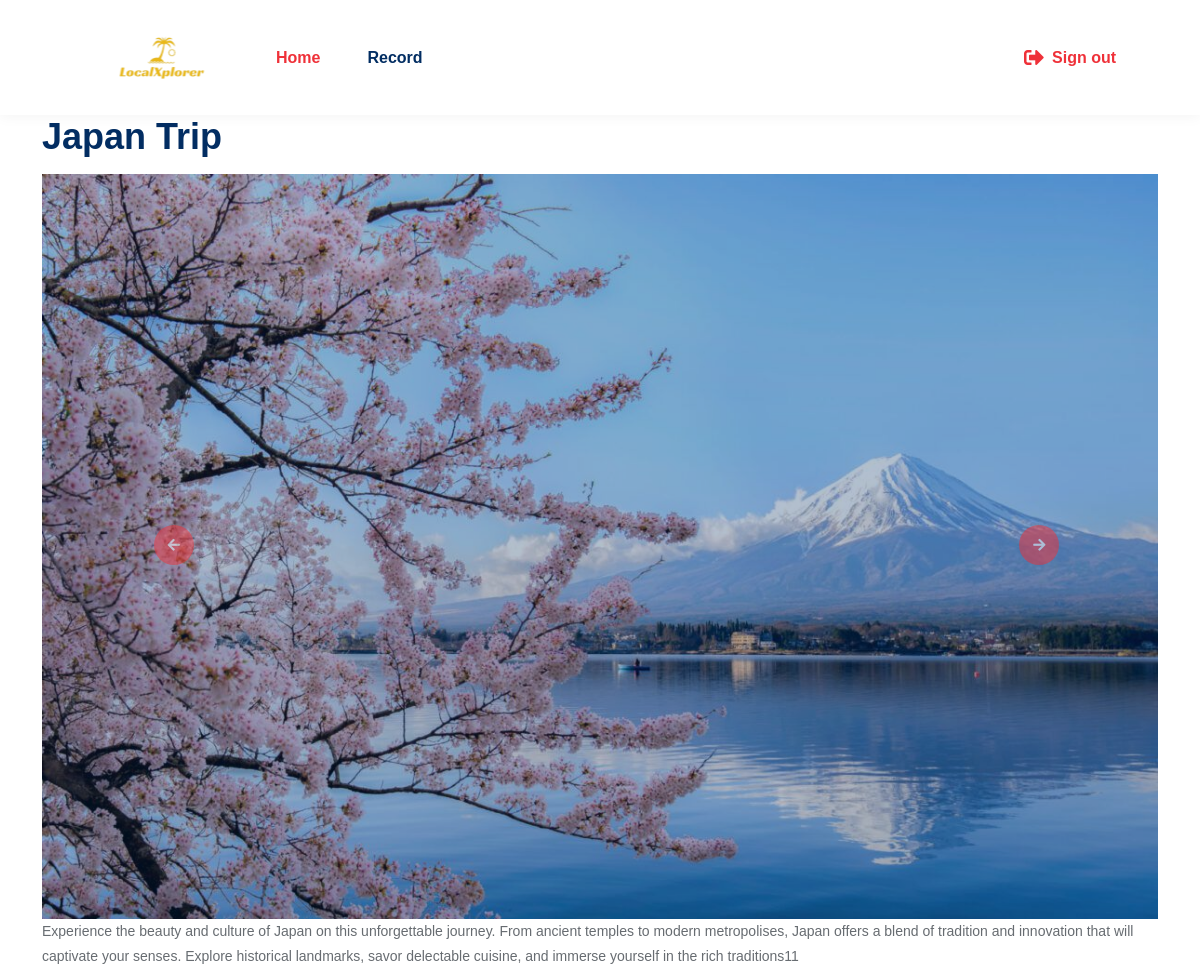
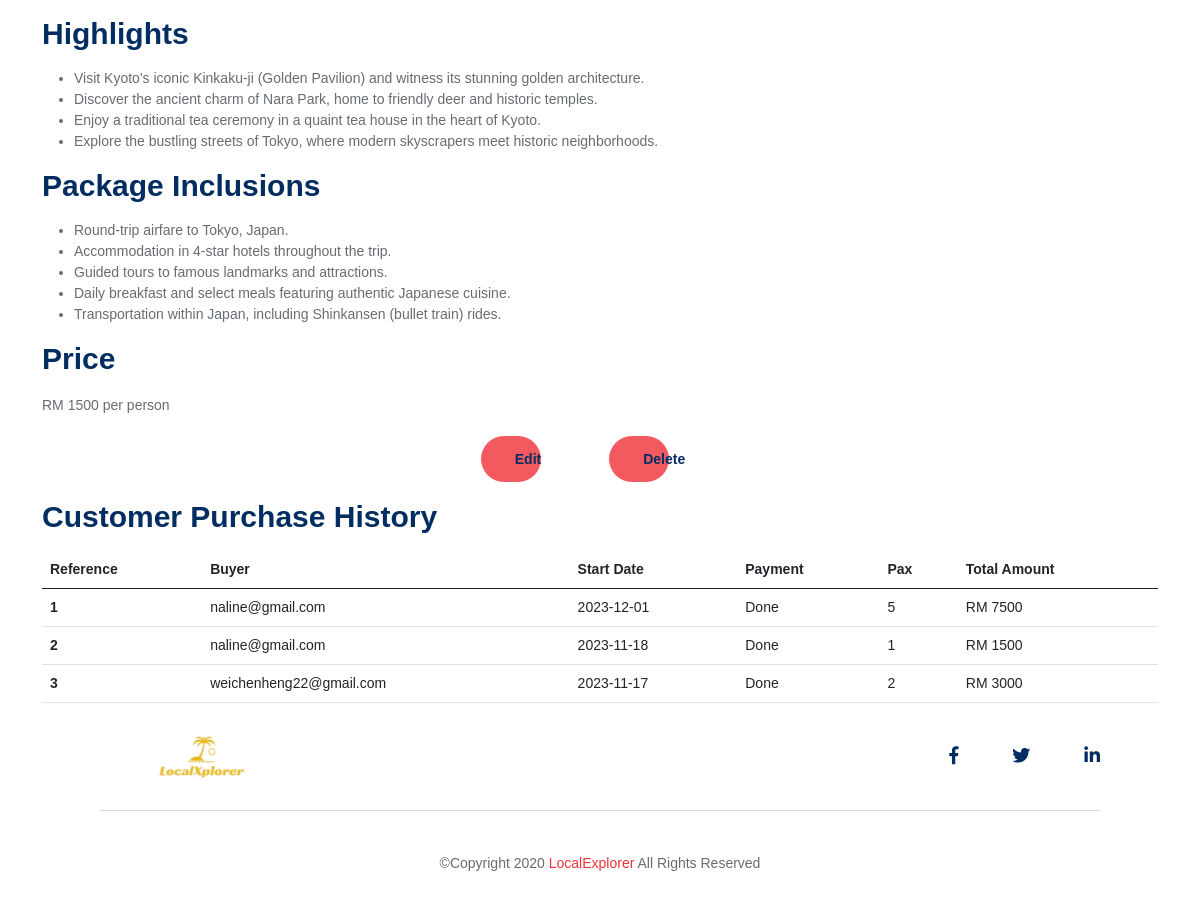
Screenshot of /merchant_product.php?id=8 (signed in) with the database file from the repository (2 pictures, top to bottom).
### tables this page shows
CREATE TABLE `product` (
  `ProductID` int(11) NOT NULL,
  `Name` varchar(50) NOT NULL,
  `Description` varchar(1000) NOT NULL,
  `Highlight` text NOT NULL,
  `Package` text NOT NULL,
  `Price` int(11) NOT NULL,
  `MerchantID` int(11) DEFAULT NULL
);

CREATE TABLE `image` (
  `ImageID` int(11) NOT NULL,
  `Image` text NOT NULL,
  `ProductID` int(11) DEFAULT NULL
);

CREATE TABLE `purchase` (
  `PurchaseID` int(11) NOT NULL,
  `Date` varchar(10) NOT NULL,
  `Total` int(11) NOT NULL,
  `Pax` int(11) NOT NULL,
  `BillDate` varchar(10) NOT NULL,
  `ProductID` int(11) DEFAULT NULL,
  `CustID` int(11) DEFAULT NULL,
  `MerchantID` int(11) DEFAULT NULL
);

CREATE TABLE `customer` (
  `CustID` int(11) NOT NULL,
  `FirstName` varchar(40) NOT NULL,
  `LastName` varchar(15) NOT NULL,
  `Email` varchar(35) NOT NULL,
  `Phone` varchar(11) NOT NULL,
  `Gender` varchar(1) NOT NULL,
  `UserID` int(11) DEFAULT NULL
);

### merchant_product.php (the view, shortened to what this page needs)
<!DOCTYPE html>
<html lang="en">
<head>
    <link rel="stylesheet" href="css/font-awesome/all.min.css" />
    <link rel="stylesheet" href="css/bootstrap/bootstrap.min.css" />
    <link rel="stylesheet" href="css/owl-carousel/owl.carousel.min.css" />
    <link rel="stylesheet" href="css/swiper/swiper.min.css" />
    <link rel="stylesheet" href="css/animate/animate.min.css" />
    <link rel="stylesheet" href="css/style.css" />
</head>
<body>
    <header class="header default">
        <nav class="navbar bg-white navbar-static-top navbar-expand-lg">
            <div class="container-fluid">
                <a class="navbar-brand" href="merchant_product_list.php">
                    <img src="images/logo.svg" style="width:200px;height:75px;">
                </a>
                <div class="navbar-collapse collapse">
                    <ul class="nav navbar-nav">
                        <li class="nav-item active">
                            <a class="nav-link" href="merchant_product_list.php">Home</a>
                        </li>
                        <li class="nav-item">
                            <a class="nav-link" href="purchase_history.php">Record</a>
                        </li>
                    </ul>
                </div>
                <div class="d-none d-sm-flex ms-auto me-5 me-lg-0 pe-4 pe-lg-0">
                    <ul class="nav ms-1 ms-lg-2 align-self-center">
                    <li class="sign_out nav-item pe-4 ">
                            <a class="fw-bold" href="php/functions.php?op=signout"><i class="fas fa-sign-out-alt pe-2"></i>Sign out</a>
                        </li>
                    </ul>
                </div>
            </div>
        </nav>
    </header>
    <section>
        <main>
            <div class="container">
                <div class="package-detail">
                    <div class="package-header">
                        <?php
                            global $dbConnection;
                            $ID = $_GET['id'];
                            $sql = "SELECT Name FROM product WHERE ProductID = $ID";
                            $result = mysqli_query($dbConnection,$sql);
                            if($result){
                                $row = mysqli_fetch_assoc($result);
                                echo "<h2>{$row['Name']}</h2>";
                            }
                        ?>
                        <section class="banner">
                            <div class="swiper-container">
                                <div class="swiper-wrapper h-500 w-100">
                                    <?php
                                        global $dbConnection;
                                        $ID = $_GET['id'];
                                        $sql = "SELECT Image FROM image WHERE ProductID = $ID";
                                        $imageQ = mysqli_query($dbConnection,$sql);
                                        while($image = mysqli_fetch_assoc($imageQ)){
                                            echo "<div class='swiper-slide align-items-center d-flex responsive-overlap-md bg-overlay-black-30'>
                                                <img src='uploads/{$image['Image']}' alt='Card image cap' style='width: 100%; height: 100%;'>
                                            </div>";
                                        }
                                    ?>
                                </div>
                                <div class="swiper-button-prev"><i class="fas fa-arrow-left icon-btn"></i></div>
                                <div class="swiper-button-next"><i class="fas fa-arrow-right icon-btn"></i></div>
                            </div>
                        </section>
                    </div>
                    <div class="package-description">
                        <?php
                            $ID = $_GET['id'];
                            $sql = "SELECT Description FROM product WHERE ProductID=$ID";
                            $descriptionQ = mysqli_query($dbConnection,$sql);
                            if($descriptionQ){
                                $row = mysqli_fetch_assoc($descriptionQ);
                                echo "<p>" . $row['Description'] . "</p>";
                            }
                        ?>
                    </div>
                    <div class="package-highlights">
                        <h3>Highlights</h3>
                        <?php
                            $ID = $_GET['id'];
                            $sql = "SELECT Highlight FROM product WHERE ProductID=$ID";
                            $highlightQ = mysqli_query($dbConnection,$sql);
                            if($highlightQ){
                                $row = mysqli_fetch_assoc($highlightQ);
                                $highlights = explode("\n", $row['Highlight']);
                                echo "<ul>";
                                foreach ($highlights as $highlight) {
                                    $highlight = trim($highlight);
                                    if (!empty($highlight)) {
                                        echo "<li>" . $highlight . "</li>";
                                    }
                                }
                                echo "</ul>";
                            }
                        ?>
                    </div>
                    <div class="package-inclusions">
                        <h3>Package Inclusions</h3>
                        <?php
                            $ID = $_GET['id'];
                            $sql = "SELECT Package FROM product WHERE ProductID=$ID";
                            $packageQ = mysqli_query($dbConnection,$sql);
                            if($packageQ){
                                $row = mysqli_fetch_assoc($packageQ);
                                $packages = explode("\n", $row['Package']);
                                echo "<ul>";
                                foreach ($packages as $package) {
                                    $package = trim($package);
                                    if (!empty($package)) {
                                        echo "<li>" . $package . "</li>";
                                    }
                                }
                                echo "</ul>";
                            }
                        ?>
                    </div>
                    <div class="price">
                        <h3>Price</h3>
                            <?php
                                $ID = $_GET['id'];
                                $sql = "SELECT Price FROM product WHERE ProductID=$ID";
                                $priceQ = mysqli_query($dbConnection,$sql);
                                if($priceQ){
                                    $row = mysqli_fetch_assoc($priceQ);
                                    echo "<p>RM " . $row['Price'] . " per person</p>";
                                }
                            ?>
                    </div>
                    <div class="text-center mb-3">
                        <?php
                            echo '<form method="post" action="php/functions.php?op=edit&id=' . $_GET['id'] . '" style="display: inline-block;">
                            <button type="submit" class="btn btn-primary-round btn-round mx-3" data-toggle="modal" data-target="#addNewItemModal">Edit</button>
                            </form>';
                            echo '<form method="post" action="php/functions.php?op=deleteProduct&id=' . $_GET['id'] . '" style="display: inline-block;">
                                <button type="submit" onclick="return confirmation()" class="btn btn-primary-round btn-round mx-3" data-toggle="modal" data-target="#addNewItemModal">Delete</button>
                            </form>';
                        ?>
                    </div>
                </div>
                <table class="table">
                    <h3>Customer Purchase History</h3>
                        <thead>
                        <tr>
                            <th scope="col">Reference</th>
                            <th scope="col">Buyer</th>
                            <th scope="col">Start Date</th>
                            <th scope="col">Payment</th>
                            <th scope="col">Pax</th>
                            <th scope="col">Total Amount</th>
                        </tr>
                        </thead>
                    <tbody>
                    <?php
                        global $dbConnection;
                        $email = $_SESSION['username'];
                        $sql = "SELECT MerchantID FROM merchant WHERE Email='$email'";
                        $merchantQ = mysqli_query($dbConnection,$sql);
                        if($merchantQ){
                        $merchant = mysqli_fetch_assoc($merchantQ);
                        $merchantID = $merchant['MerchantID'];
                        $productID = $_GET['id'];
                        }
                        $sql2 = "SELECT purchase.Date, purchase.Total, purchase.Pax, customer.Email, product.Name
                        FROM purchase
                        INNER JOIN customer ON purchase.CustID = customer.CustID
                        INNER JOIN product ON purchase.ProductID = product.ProductID
                        WHERE purchase.MerchantID='$merchantID' AND purchase.ProductID='$productID';
                        ";
                        $purchaseQ = mysqli_query($dbConnection,$sql2);
                        $num = 1;
                        while($purchase = mysqli_fetch_assoc($purchaseQ)){
                        echo '<tr">
                        <th scope="row" class="align-middle">' . $num . '</th>
                        <td class="align-middle">' . $purchase['Email'] . '</td>
                        <td class="align-middle">' . $purchase['Date'] . '</td>
                        <td class="align-middle">Done</td>
                        <td class="align-middle">' . $purchase['Pax'] . '</td>
                        <td class="align-middle">RM ' . $purchase['Total'] . '</td>
                        </tr>';
                        $num++;
                    }
                    ?>
                    </tbody>
                </table>
            </div>
        </main>
    </section>
    <footer class="footer my-3">
    <div class="footer-top">
      <div class="container-fluid">
        <div class="row align-items-center">
          <div class="col-sm-3">
            <a href="merchant_product_list.php"> <img src="images/logo.svg" style="width:200px;height:75px;">
            </a>
          </div>
          <div class="col-sm-9 text-sm-end mt-4 mt-sm-0">
            <ul class="list-unstyled mb-0 social-icon">
              <li><a href="#"><i class="fab fa-facebook-f"></i></a></li>
              <li><a href="#"><i class="fab fa-twitter"></i></a></li>
              <li><a href="#"><i class="fab fa-linkedin-in"></i></a></li>
            </ul>
          </div>
        </div>
        <hr class="pb-0">
      </div>
    </div>
    <div class="footer-bottom py-4">
      <div class="container">
        <div class="row">
          <div class="col-lg-12 text-center">
            <p class="mb-0">©Copyright 2020 <a href="merchant_product_list.php">LocalExplorer</a> All Rights Reserved</p>
          </div>
        </div>
      </div>
    </div>
  </footer>
</body>
</html>

### css/style.css (style rules this page uses)
body { font-family: "Archivo", sans-serif; font-weight: normal; font-style: normal; font-size: 14px; color: #676c71; overflow-x: hidden; }
a { outline: medium none !important; color: #ef3139; transition: all 0.3s ease-in-out; text-decoration: none; }
h1, h2, h3, h4, h5, h6 { font-family: "Archivo", sans-serif; font-weight: normal; color: #022d62; margin: 0px 0px 1rem; font-weight: bold; line-height: 1.2; }
h2 { font-size: 36px; }
h3 { font-size: 30px; }
p { line-height: 1.8; }
.table thead th { border-bottom-color: #eeeeee; }
hr { border-top-color: #f6f6f6; }
.bg-overlay-black-30 { position: relative; z-index: 1; }
.bg-overlay-black-30:before { background: rgba(2, 45, 98, 0.3); content: ""; height: 100%; left: 0; position: absolute; top: 0; width: 100%; z-index: 0; }
.btn { font-size: 14px; font-weight: bold; padding: 16px 34px; line-height: 1; border-radius: 50px; position: relative; z-index: 1; transition: all 0.3s ease-in-out; text-decoration: none; }
button { outline: medium none !important; color: #ef3139; }
.btn-round:before { content: ""; width: 60px; height: 100%; position: absolute; left: 0; top: 0; border-radius: 50px; transition: all 0.3s ease-in-out; z-index: -1; opacity: 0.8; }
.btn-round, .btn-round:hover { color: #022d62; }
.btn-primary-round:before { background-color: #ef3139; }
.icon-btn { display: flex; width: 40px; height: 40px; text-align: center; background: #ef3139; border-radius: 50%; -ms-flex-align: center; align-items: center; -ms-flex-item-align: center; align-self: center; -ms-flex-pack: center; justify-content: center; color: #ffffff; }
.header { background: #ffffff; transition: all 0.5s ease; box-shadow: 0 1px 14px rgba(0, 0, 0, 0.05); }
.header .container-fluid { padding: 0 60px; }
.navbar { padding: 0; }
.navbar .navbar-nav .nav-link { font-weight: 600; font-size: 16px; padding: 10px 16px 10px; margin-right: 15px; color: #022d62; text-transform: capitalize; }
.navbar .navbar-nav .nav-item.active a.nav-link { color: #ef3139; }
.navbar .navbar-nav .nav-item:last-child .nav-link { margin-right: 0; }
.navbar-collapse { position: relative; }
.navbar-brand { padding: 20px 0px; margin-right: 0; }
.navbar-brand img { height: 40px; }
.navbar .navbar-brand { color: #ffffff; -ms-flex: 0 0 200px; flex: 0 0 200px; }
.header .navbar-nav > li { display: flex; }
.header .navbar-nav li > a { align-items: center; display: flex; padding: 3px 0px; color: #022d62; text-transform: capitalize; font-size: 14px; }
.sign_out a { font-size: 16px; }
.sign_out i { font-size: 20px; vertical-align: middle; }
.swiper-button-prev, .swiper-button-next { background-image: none; opacity: 0.5; transition: all 0.3s ease-in-out; }
.swiper-button-prev { left: 10%; }
.swiper-button-next { right: 10%; }
.footer .container-fluid { padding: 0 100px; }
.footer .social-icon li { display: inline-block; margin-right: 50px; }
.footer .social-icon li:last-child { margin-right: 0; }
.footer .social-icon li a { font-size: 18px; color: #022d62; }

### rows the page displays
product: Name "Japan Trip", Description "Experience the beauty and culture of Japan on this unforgettable journey. From ancient temples to modern metropolises, Japan offers a blend of tradition and innovation that will captivate your senses. Explore historical landmarks, savor delectable cuisine, and immerse yourself in the rich traditions11", Highlight "Visit Kyoto's iconic Kinkaku-ji (Golden Pavilion) and witness its stunning golden architecture.", Highlight "Discover the ancient charm of Nara Park, home to friendly deer and historic temples.", Highlight "Enjoy a traditional tea ceremony in a quaint tea house in the heart of Kyoto.", Highlight "Explore the bustling streets of Tokyo, where modern skyscrapers meet historic neighborhoods.", Package "Round-trip airfare to Tokyo, Japan.", Package "Accommodation in 4-star hotels throughout the trip.", Package "Guided tours to famous landmarks and attractions.", Package "Daily breakfast and select meals featuring authentic Japanese cuisine.", Package "Transportation within Japan, including Shinkansen (bullet train) rides.", Price "1500"
image: Image (picture)
purchase: CustID.Email "naline@gmail.com", Date "2023-12-01", Pax "5", Total "7500"
purchase: CustID.Email "naline@gmail.com", Date "2023-11-18", Pax "1", Total "1500"
purchase: CustID.Email "weichenheng22@gmail.com", Date "2023-11-17", Pax "2", Total "3000"
